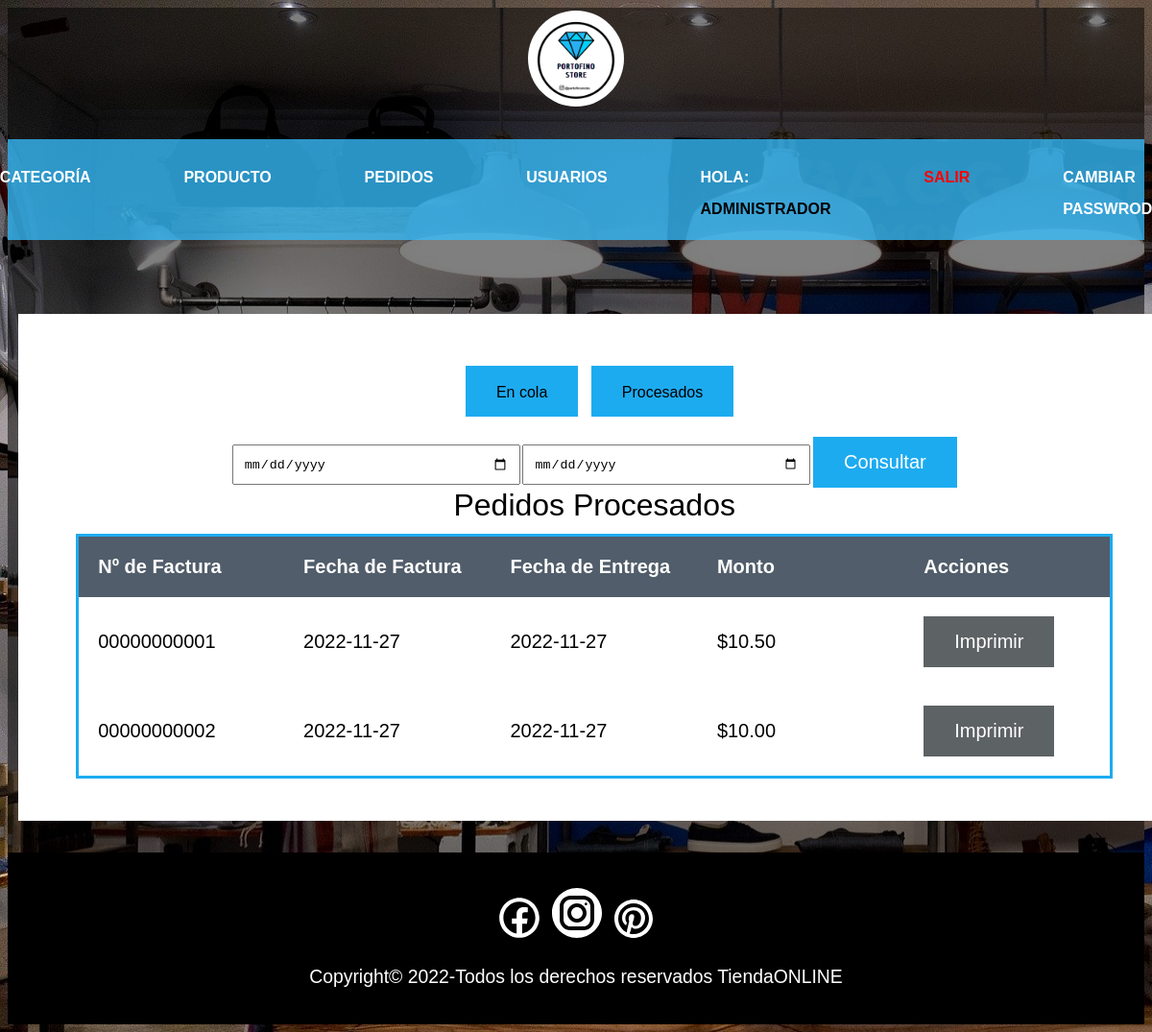
Screenshot of /views/admin/mis_pedidos_procesados.php (signed in) with the database file from the repository.
### tables this page shows
CREATE TABLE `datos_personales` (
  `id_registro` int(11) NOT NULL,
  `cedula` varchar(8) NOT NULL,
  `apellido` varchar(255) NOT NULL,
  `nombre` varchar(255) NOT NULL,
  `correo` varchar(255) NOT NULL,
  `telefono` varchar(20) NOT NULL,
  `direccion` text NOT NULL,
  `fecha_registro` date NOT NULL
);

CREATE TABLE `factura` (
  `id_factura` int(11) NOT NULL,
  `id_registro` int(11) NOT NULL,
  `num` varchar(20) NOT NULL,
  `estatus` int(11) NOT NULL,
  `fecha_factura` date NOT NULL,
  `fecha_entrega` date NOT NULL,
  `monto_factura` varchar(20) NOT NULL
);

### bd/conexion.php (called while the page is built)
<?php
class conexion {
 public static function con()
	{
		$server = "localhost";
        $user = "root";
        $pass = "";
        $bd = "tienda";
        $con = mysqli_connect($server, $user, $pass,$bd)
        or die("Ha sucedido un error inexperado en la conexion de la base de datos");
        return $con;
	}
}
?>

### models/id/id_usuario.php (called while the page is built, shortened)
<?php
   include("../../bd/conexion.php");
   $usuario = $_SESSION["usuario"];
   $sql = ("SELECT * FROM datos_personales WHERE correo = '$usuario'");
   $res=mysqli_query(conexion::con(), $sql);
    foreach ($res as $key) {
        $apellido_user = $key['apellido'];
    }
  $sql1 = ("SELECT * FROM usuario WHERE email = '$usuario'");
  $res1=mysqli_query(conexion::con(), $sql1);
  foreach ($res1 as $key1) {
        $kind=$key1['tipo'];
    }
?>

### views/admin/mis_pedidos_procesados.php (the view, shortened to what this page needs)
<?php require_once("nabvar.php"); ?>
<div class="contenedor">
    <center>
        <div class="card">
          <br><br><br><br>
              <p align="center">
                &nbsp;&nbsp;&nbsp;&nbsp;<a href="mis_pedidos.php" class="button"><font color="#000000" size="3">En cola</font></a>
                &nbsp;&nbsp;&nbsp;&nbsp;<a href="mis_pedidos_procesados.php" class="button"><font color="#000000" size="3">Procesados</font></a>
              </p>
              <br>
              <form method="POST" action="mis_pedidos_procesados_fecha.php">
                <input type="date" name="desde" required="">
                <input type="date" name="hasta" required="">
                <button type="submit" class="button">Consultar</button>
              </form>
              <font color="#000000" size="6">Pedidos Procesados</font><br><br>
              <table width="100%">
                <tr bgcolor="#515d6a">
                    <th align="left"><font color="FFFFFF">Nº de Factura</font></th>
                    <th align="left"><font color="FFFFFF">Fecha de Factura</font></th>
                    <th align="left"><font color="FFFFFF">Fecha de Entrega</font></th>
                    <th align="left"><font color="FFFFFF">Monto</font></th>
                    <th align="left"><font color="FFFFFF">Acciones</font></th>
                </tr>
                <?php
                  if ($kind=='1') {
                    $sql = ("SELECT * FROM factura WHERE estatus='2'");
                  }elseif ($kind=='2') {
                    $sql = ("SELECT * FROM factura WHERE estatus='2' AND id_registro='$id'");
                  }
                  $result=mysqli_query(conexion::con(), $sql);
                  foreach ($result as $pedidos) {
                ?>
                <tr>
                  <td width="60%"><?php echo $pedidos['num']; ?></td>
                  <td width="60%"><?php echo $pedidos['fecha_factura']; ?></td>
                  <td width="60%"><?php echo $pedidos['fecha_entrega']; ?></td>
                  <td width="10%">$<?php echo number_format($pedidos['monto_factura'],2); ?></td>
                  <td>
                    <a href="#" class="button_imprimir" onclick="window.open('../factura_imprimir/factura_entregado.php?num=<?php echo $pedidos['num']; ?>&id_registro=<?php echo $pedidos['id_registro']; ?>', 'Factura', 'width=700, height=505, ');"><i class="ri-printer-line"></i> Imprimir</a>
                  </td>
                </tr>
              <?php } ?>
              </table>
              <br><br><br><br>
    </div>
    </center>
</div>
<br><br><br>
<?php require_once("footer.php"); ?>

### views/admin/nabvar.php (shortened to what this page needs)
<?php include("../../models/id/id_usuario.php"); ?>
<!DOCTYPE html>
<html lang="en">
<head>
    <link rel="stylesheet" href="CSS/style.css">
</head>
<body background="IMG/tienda.jpg">
    <div class="img-fondo">
        <div class="velo-negro">
            <header class="header">
                <a href="home.php">
                    <img src="IMG/logo.png" alt="logo" class="logo-img">
                </a>
            </header>
            <nav>
                <?php if ($kind=='1') {?>
                <a href="categoria.php"><font size="3">CATEGORÍA</font></a>
                <a href="producto.php"><font size="3">PRODUCTO</font></a>
                <a href="pedidos_clientes.php"><font size="3">PEDIDOS</font></a>
                <a href="usuarios.php"><font size="3">USUARIOS</font></a>
                <?php } ?>
                <a><font size="3">Hola: <font color="#000000"><?php echo $nombre_user ?>  <?php echo $apellido_user ?></font></font></a>
                <a href="../../controllers/cerrar/salir.php"><font color="red" size="3">Salir</font></a>
                <a href="cambiar_password.php"><font size="3">Cambiar Passwrod</font></a>
          </nav>

### views/admin/CSS/style.css (style rules this page uses)
html { box-sizing: border-box; font-size: 60.5%; }
*,*::before,*::after { box-sizing: inherit; }
.img-fondo { background-image: url(IMG/tienda.jpg); }
img { width: 100%; }
.velo-negro { background-color:rgba(0, 0, 0, 0.5); }
.contenedor { max-width: 120rem; margin: 0 auto; }
.header { display: flex; justify-content: center; }
.logo-img { max-width: 100px; margin: 3px; border-radius: 1000px; }
nav { margin: 3rem 0 8rem 0; background-color: rgba(55, 192, 255, 0.768); padding: 2rem; display: flex; justify-content: center; gap: 10rem; }
a { text-decoration: none; }
nav a { font-family: Arial, Helvetica, sans-serif; font-weight: 800; font-size: 3rem; color: white; text-transform: uppercase; }

### views/admin/mis_pedidos_procesados.php (style rules this page uses)
.button { background-color: #1DABF0; border: none; color: white; padding: 15px 32px; text-align: center; text-decoration: none; display: inline-block; font-size: 20px; }
.button_imprimir { background-color: #5D6264; border: none; color: white; padding: 15px 32px; text-align: center; text-decoration: none; display: inline-block; font-size: 20px; }
input { width: 300px; padding: 10px; }
table { table-layout: fixed; width: 90%; border-collapse: collapse; border: 3px solid #1DABF0; font-size: 20px; }
th, td { padding: 20px; }
.card { background: #FFFFFF; flex-direction:column; justify-content:space-between; width:1200px; border: 0px solid lightgray; font-family: sans-serif; }

### rows the page displays
datos_personales: apellido "ADMINISTRADOR"
factura: num "00000000001", fecha_factura "2022-11-27", fecha_entrega "2022-11-27", monto_factura "10.50"
factura: num "00000000002", fecha_factura "2022-11-27", fecha_entrega "2022-11-27", monto_factura "10.00"
